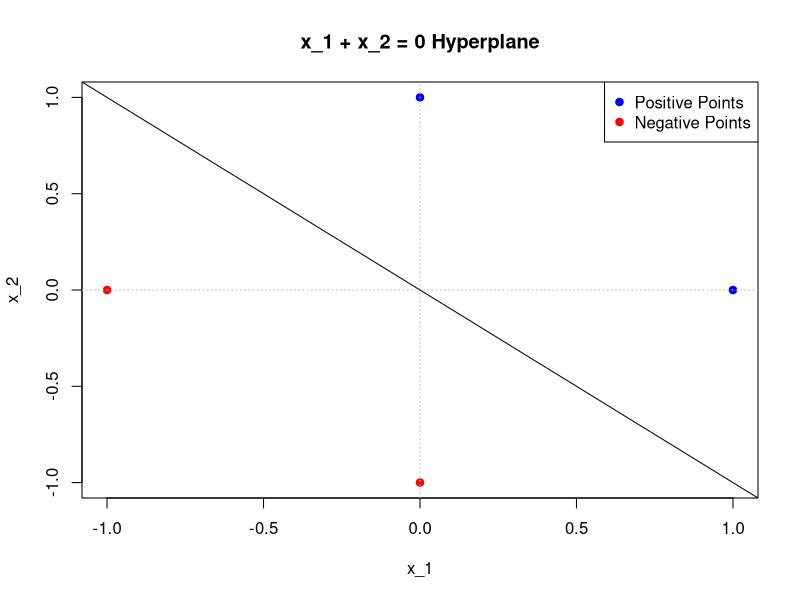
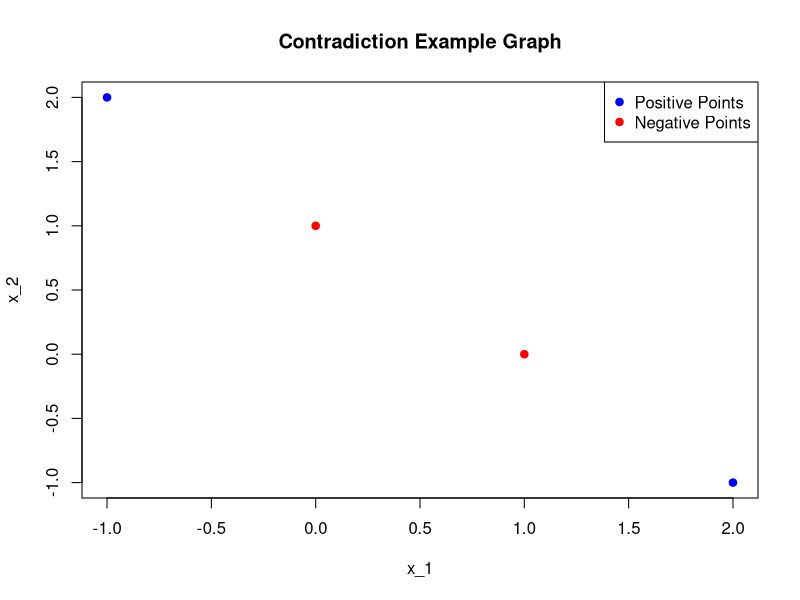

Here is the R script that generated these plots, in order:
## ---- chunk 1
x_1 <- c(-1,0,1,0)
x_2 <- c(0,-1,0,1)

labels <- c(-1, -1, 1, 1)

plot(x_1,x_2, col = ifelse(labels == 1, "blue", "red"), pch = 19)

legend("topright", legend = c("Positive Points", "Negative Points"), 
       col = c("blue", "red"), pch = 19)
abline(h = 0, v = 0 , col = "gray", lty = 3)
abline(a=0,b=-1, col = "black", lty= 19)
title(main = "x_1 + x_2 = 0 Hyperplane")
## ---- chunk 2
x_1 <- c(1, 0, 2, -1)
x_2 <- c(0, 1, -1, 2)

labels <- c(1,1,0,0)

plot(x_1,x_2, col = ifelse(labels == 1, "red","blue"), pch = 19)

legend("topright", legend = c("Positive Points", "Negative Points"), 
       col = c("blue", "red"), pch = 19)
title("Contradiction Example Graph")

